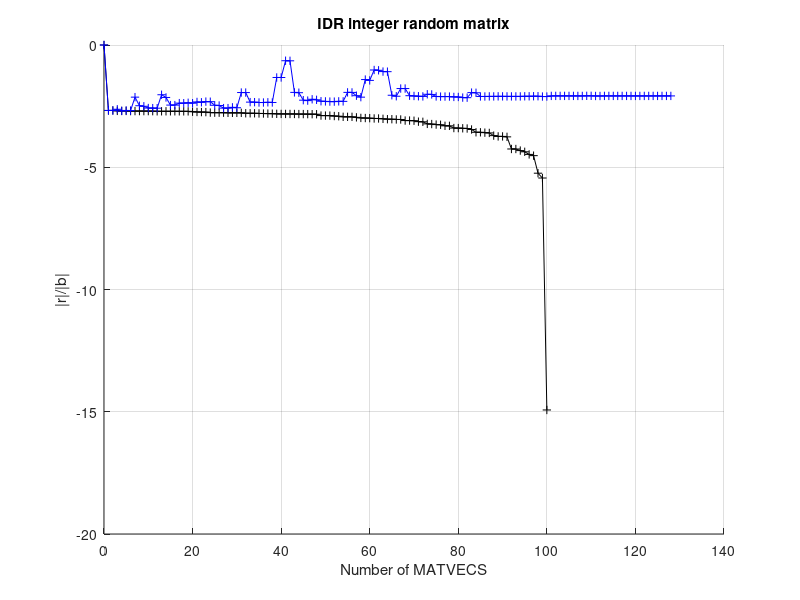

This chart was generated by the following MATLAB code: (Note: this script raises an error after producing the figure.)
%
% This programme illustrates the use of the idrs-routines on an academic integer dense system.
% The rhs-vector is such that the solution is equal to one.
%
% This software is distributed under the MIT License:
% http://www.opensource.org/licenses/mit-license.php
% Copyright:(c) 2023 Martin van Gijzen
%

clear all;
close all;
clc;

disp('Integer random test problem');
disp('+++++++++++++++++++++++++++');

% Define system

% Defaults:
N = 100;

rng('default');
A = randi(10,N,N);

b = zeros(N,1);
x = ones(N,1);
b = A*x;

disp('Integer random problem, N=100 gridpoints.');
disp('The termination criterion is ||r||/||b|| < 1e-6.');
disp(' ');

% Parameters for the iterative solvers:

tol = 1e-6;
maxit = 1000;

choice = 1;
scrsz = get(0,'ScreenSize');
fig = figure('Position',[scrsz(1) + scrsz(3)/2 scrsz(4)/2 scrsz(3)/2 scrsz(4)/2]);
hold on;
xlabel('Number of MATVECS')
ylabel('|r|/|b|')
title(['IDR integer random matrix']);
grid on;

t = cputime;
disp('GMRES iteration...');
[x, flag, relres, iter, resvec] = gmres(A, b, [], tol, N );
time = cputime - t;
resvec = log10(resvec/norm(b));
figure(fig);
it = [0:1:length(resvec)-1];
plot(it,resvec,'k-+');
drawnow;
disp(['Final accuracy: ', num2str(norm(b-A*x)/norm(b))])
disp(['Iterations: ',num2str(iter)]);
disp(['CPU time: ',num2str(time),'s.']);
disp(' ');

t = cputime;
disp('BiCGSTAB iteration...');
[x, flag, relres, iter, resvec] = bicgstab(A, b, tol, maxit );
time = cputime - t;
resvec = log10(resvec/norm(b));
figure(fig);
it = [0:1:length(resvec)-1];
plot(it,resvec,'b-+');
drawnow;
disp(['Final accuracy: ', num2str(norm(b-A*x)/norm(b))])
disp(['Iterations: ',num2str(iter)]);
disp(['CPU time: ',num2str(time),'s.']);
disp(' ');

s = 1;
t = cputime;
disp('IDR(1) iteration...');
[x, flag, relres, iter, resvec] = idrs( A, b, s, [], tol, maxit );
time = cputime - t;
resvec = log10(resvec/norm(b));
figure(fig);
it = [0:1:length(resvec)-1];
plot(it,resvec,'r-+');
drawnow;
disp(['Final accuracy: ', num2str(norm(b-A*x)/norm(b))]);
disp(['Iterations: ',num2str(iter)]);
disp(['CPU time: ',num2str(time),'s.']);
disp(' ');

s = 2;
t = cputime;
disp('IDR(2) iteration...');
[x, flag, relres, iter, resvec] = idrs( A, b, s, [], tol, maxit );
time = cputime - t;
figure(fig);
resvec = log10(resvec/norm(b));
it = [0:1:length(resvec)-1];
plot(it,resvec,'r-x');
drawnow;
disp(['Final accuracy: ', num2str(norm(b-A*x)/norm(b))]);
disp(['Iterations: ',num2str(iter)]);
disp(['CPU time: ',num2str(time),'s.']);
disp(' ');

s = 4;
t = cputime;
disp('IDR(4) iteration...');
% Compute solution
[x, flag, relres, iter, resvec] = idrs( A, b, s, [], tol, maxit );
time = cputime - t;
resvec = log10(resvec/norm(b));
figure(fig);
it = [0:1:length(resvec)-1];
plot(it,resvec,'r-*');
drawnow;
disp(['Final accuracy: ', num2str(norm(b-A*x)/norm(b))]);
disp(['Iterations: ',num2str(iter)]);
disp(['CPU time: ',num2str(time),'s.']);
disp(' ');

s = 8;
t = cputime;
disp('IDR(8) iteration...');
% Compute solution
randn('seed',0);
%x0 = randn(n,1);
[x, flag, relres, iter, resvec] = idrs( A, b, s, [], tol, maxit );
time = cputime - t;
resvec = log10(resvec/norm(b));
figure(fig);
it = [0:1:length(resvec)-1];
plot(it,resvec,'r-s');
drawnow;
disp(['Final accuracy: ', num2str(norm(b-A*x)/norm(b))]);
disp(['Iterations: ',num2str(iter)]);
disp(['CPU time: ',num2str(time),'s.']);
disp(' ');

s = 1;
t = cputime;
disp('QMRIDR(1) iteration...');
% Compute solution
[x, flag, relres, iter, resvec] = qmridr( A, b, s, [], tol, maxit );
time = cputime - t;
resvec = log10(resvec/norm(b));
figure(fig);
it = [0:1:length(resvec)-1];
plot(it,resvec,'g-+');
drawnow;
disp(['Final accuracy: ', num2str(norm(b-A*x)/norm(b))]);
disp(['Iterations: ',num2str(iter)]);
disp(['CPU time: ',num2str(time),'s.']);
disp(' ');

s = 2;
t = cputime;
disp('QMRIDR(2) iteration...');
% Initial iterations to compute ritz values:
[x, flag, relres, iter, resvec] = qmridr( A, b, s, [], tol, maxit );
time = cputime - t;
figure(fig);
resvec = log10(resvec/norm(b));
it = [0:1:length(resvec)-1];
plot(it,resvec,'g-x');
drawnow;
disp(['Final accuracy: ', num2str(norm(b-A*x)/norm(b))]);
disp(['Iterations: ',num2str(iter)]);
disp(['CPU time: ',num2str(time),'s.']);
disp(' ');

s = 4;
t = cputime;
disp('QMRIDR(4) iteration...');
% Compute solution
[x, flag, relres, iter, resvec] = qmridr( A, b, s, [], tol, maxit );
time = cputime - t;
resvec = log10(resvec/norm(b));
figure(fig);
it = [0:1:length(resvec)-1];
plot(it,resvec,'g-*');
drawnow;
disp(['Final accuracy: ', num2str(norm(b-A*x)/norm(b))]);
disp(['Iterations: ',num2str(iter)]);
disp(['CPU time: ',num2str(time),'s.']);
disp(' ');

s = 8;
t = cputime;
disp('QMRIDR(8) iteration...');
% Compute solution
randn('seed',0);
%x0 = randn(n,1);
[x, flag, relres, iter, resvec] = qmridr( A, b, s, [], tol, maxit );
time = cputime - t;
resvec = log10(resvec/norm(b));
figure(fig);
it = [0:1:length(resvec)-1];
plot(it,resvec,'g-s');
drawnow;
disp(['Final accuracy: ', num2str(norm(b-A*x)/norm(b))]);
disp(['Iterations: ',num2str(iter)]);
disp(['CPU time: ',num2str(time),'s.']);
disp(' ');

legend('GMRES', 'BiCGSTAB', 'IDR(1)', 'IDR(2)', 'IDR(4)', 'IDR(8)', 'QMRIDR(1)', 'QMRIDR(2)', 'QMRIDR(4)', 'QMRIDR(8)');
hold off;

